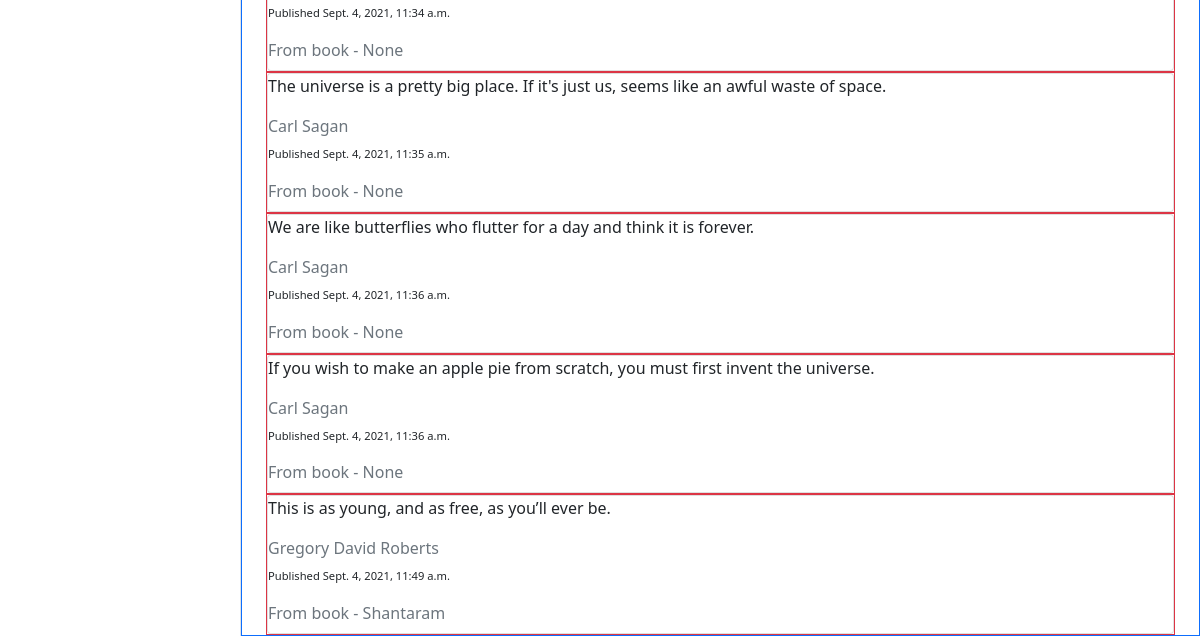
The app's page / (lower part), older data.
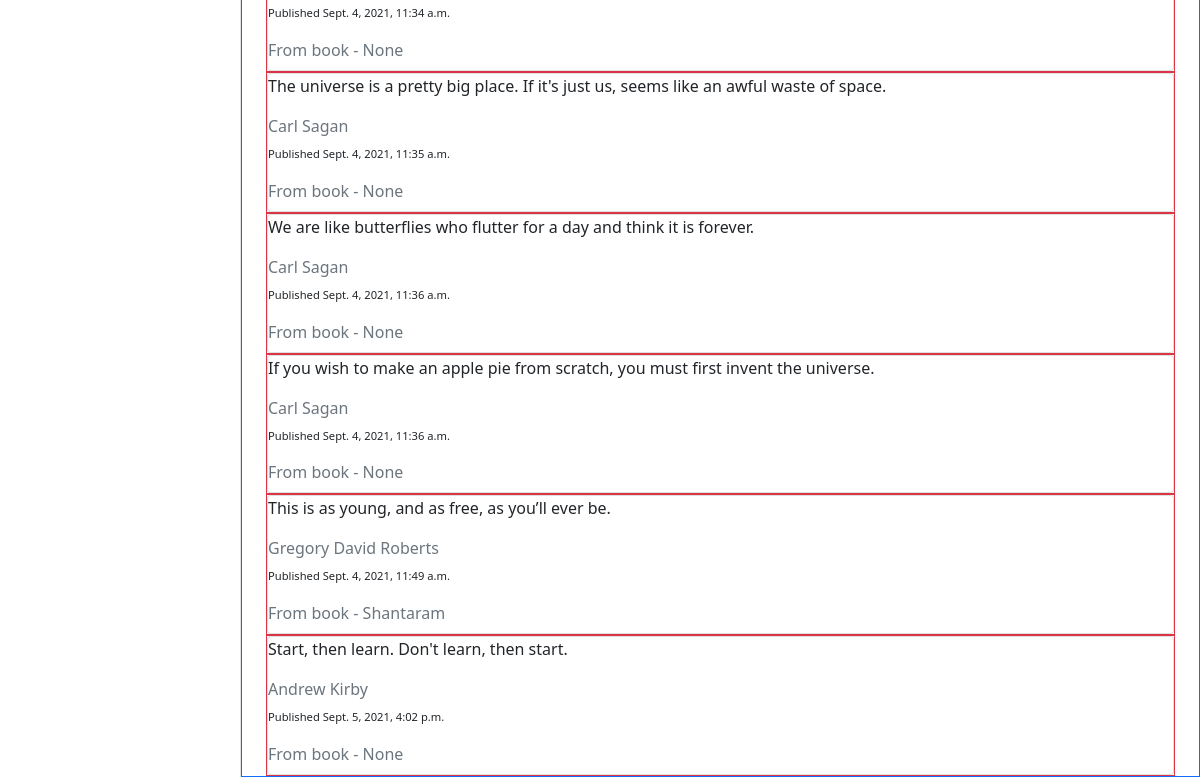
The same page, newer data.
### app1/models.py (models this page shows, shortened)
class Quote(models.Model):
    author = models.ForeignKey(Author, null=True, on_delete= models.SET_NULL)
    category = models.ManyToManyField(Category)
    text = models.TextField(null=True)
    book = models.ForeignKey(Book, null=True, blank=True, on_delete= models.SET_NULL)
    published = models.DateTimeField("date published", auto_now_add=True)
    class Meta:
        ordering = ['published']

class Author(models.Model):
    name = models.CharField(max_length=50, null=True)
    bio = models.TextField()
    birth_date = models.CharField(max_length=30, null=True)
    birth_place = models.CharField(max_length=100, null=True, blank=True)
    death_date = models.CharField(max_length=30, null=True, blank=True)
    death_place = models.CharField(max_length=100, null=True, blank=True)
    cause_of_death = models.CharField(max_length=100, null=True, blank=True)
    def __str__(self):
        return self.name
    class Meta:
        ordering = ['name']

class Book(models.Model):
    name = models.CharField(max_length=100, null=True)
    author = models.ForeignKey(Author, null=True, on_delete= models.SET_NULL)
    publihed = models.CharField(max_length=30, null=True)
    pages = models.CharField(max_length=30, null=True)
    read_in = models.CharField(max_length=100, null=True)
    summary = models.TextField()
    def __str__(self):
        return self.name
    class Meta:
        ordering = ['name']

### app1/views.py (the view)
# urls.py: path("", views.index, name="index"),
def index(request):
    return render(request=request,
                  template_name="app1/index.html",
                  context={"quote": Quote.objects.all})

### app1/templates/app1/index.html (shortened to what this page needs)
{% extends 'app1/header.html' %}
{% block content %}
<div class="container-fluid border border-primary">
    {% for cit in quote %}
    <div class="container"
	<div class="row ">
	    <div class="col s12 m6 border border-danger">
		<div class="card hoverable">
		    <p>{{cit.text}}</p>
		    <span class="card-title text-muted">{{cit.author}}</span>
		    <p style="font-size:70% ">Published {{cit.published}}</p>
		    <span class="card-title text-muted">From book - {{cit.book}}</span>
		</div>
	    </div>
	</div>
	{% endfor %}
	{% endblock %}

Row changes from the older to the newer data that the page shows:
added Quote: text "Start, then learn. Don't learn, then start.", author "Andrew Kirby", published "Sept. 5, 2021, 4:02 p.m.", book "None"
